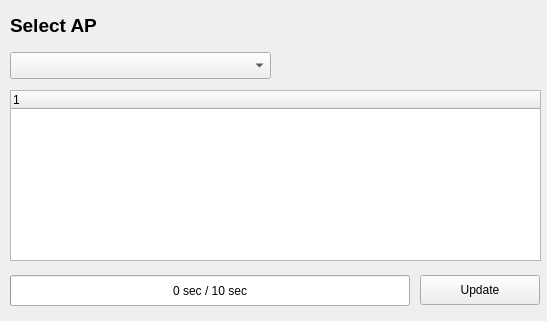
<ui version="4.0" >
 <class>SelectAp</class>
 <widget class="QWidget" name="SelectAp" >
  <property name="geometry" >
   <rect>
    <x>0</x>
    <y>0</y>
    <width>547</width>
    <height>321</height>
   </rect>
  </property>
  <property name="windowTitle" >
   <string/>
  </property>
  <widget class="QFrame" name="frame" >
   <property name="geometry" >
    <rect>
     <x>10</x>
     <y>270</y>
     <width>531</width>
     <height>41</height>
    </rect>
   </property>
   <property name="frameShape" >
    <enum>QFrame::NoFrame</enum>
   </property>
   <property name="frameShadow" >
    <enum>QFrame::Plain</enum>
   </property>
   <widget class="QPushButton" name="pbUpdate" >
    <property name="geometry" >
     <rect>
      <x>410</x>
      <y>5</y>
      <width>120</width>
      <height>30</height>
     </rect>
    </property>
    <property name="font" >
     <font>
      <pointsize>9</pointsize>
     </font>
    </property>
    <property name="text" >
     <string>Update</string>
    </property>
   </widget>
   <widget class="QProgressBar" name="progressBar" >
    <property name="geometry" >
     <rect>
      <x>0</x>
      <y>5</y>
      <width>400</width>
      <height>31</height>
     </rect>
    </property>
    <property name="font" >
     <font>
      <pointsize>9</pointsize>
     </font>
    </property>
    <property name="maximum" >
     <number>10</number>
    </property>
    <property name="value" >
     <number>0</number>
    </property>
    <property name="orientation" >
     <enum>Qt::Horizontal</enum>
    </property>
    <property name="format" >
     <string>%v sec / %m sec</string>
    </property>
   </widget>
  </widget>
  <widget class="QTreeWidget" name="apList" >
   <property name="geometry" >
    <rect>
     <x>10</x>
     <y>90</y>
     <width>531</width>
     <height>171</height>
    </rect>
   </property>
  </widget>
  <widget class="QWidget" name="horizontalLayout" >
   <property name="geometry" >
    <rect>
     <x>10</x>
     <y>50</y>
     <width>261</width>
     <height>31</height>
    </rect>
   </property>
   <layout class="QHBoxLayout" >
    <property name="margin" >
     <number>0</number>
    </property>
    <property name="spacing" >
     <number>6</number>
    </property>
    <item>
     <widget class="QComboBox" name="cmbSelArea" >
      <property name="font" >
       <font>
        <pointsize>12</pointsize>
       </font>
      </property>
     </widget>
    </item>
   </layout>
  </widget>
  <widget class="QLabel" name="label" >
   <property name="geometry" >
    <rect>
     <x>10</x>
     <y>10</y>
     <width>501</width>
     <height>31</height>
    </rect>
   </property>
   <property name="font" >
    <font>
     <pointsize>14</pointsize>
     <weight>75</weight>
     <bold>true</bold>
    </font>
   </property>
   <property name="text" >
    <string>Select AP</string>
   </property>
  </widget>
 </widget>
 <tabstops>
  <tabstop>cmbSelArea</tabstop>
  <tabstop>pbUpdate</tabstop>
  <tabstop>apList</tabstop>
 </tabstops>
 <resources/>
 <connections/>
</ui>
